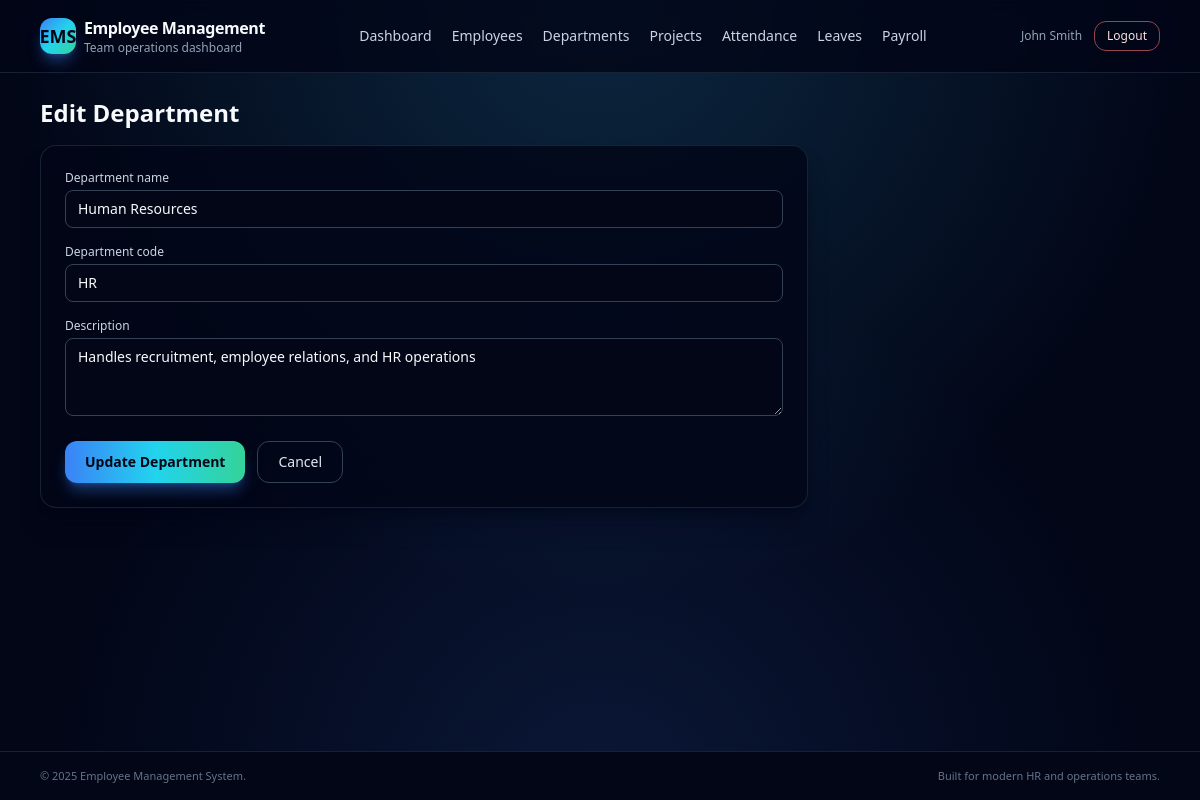
Screenshot of /actions/department_edit.php?id=1 (signed in) with the database file from the repository.
### tables this page shows
CREATE TABLE IF NOT EXISTS `departments` (
    `department_id` INT AUTO_INCREMENT PRIMARY KEY,
    `department_name` VARCHAR(100) NOT NULL UNIQUE,
    `department_code` VARCHAR(10) NOT NULL UNIQUE,
    `manager_id` INT NULL,
    `budget` DECIMAL(15,2) DEFAULT 0.00,
    `established_date` DATE,
    `description` TEXT,
    `created_at` TIMESTAMP DEFAULT CURRENT_TIMESTAMP,
    `updated_at` TIMESTAMP DEFAULT CURRENT_TIMESTAMP ON UPDATE CURRENT_TIMESTAMP
);

### includes/functions.php (called while the page is built, shortened)
<?php
function h($string) {
    return htmlspecialchars($string, ENT_QUOTES, 'UTF-8');
}

### actions/department_edit.php (the view, shortened to what this page needs)
<?php
require_once '../includes/functions.php';
require_once '../config/db.php';
$department_id = isset($_GET['id']) ? (int)$_GET['id'] : 0;
$stmt = $pdo->prepare('SELECT * FROM departments WHERE department_id = ?');
$stmt->execute([$department_id]);
$dept = $stmt->fetch();
include '../includes/header.php';
?>
<h2 class="text-2xl font-semibold mb-4">Edit Department</h2>
<div class="max-w-3xl">
  <form method="POST" class="rounded-2xl border border-slate-800/80 bg-slate-950/80 p-6 shadow-xl shadow-slate-950/40 text-sm">
    <div class="space-y-4">
      <div>
        <label for="department_name" class="block text-xs font-medium text-slate-300 mb-1">Department name</label>
        <input id="department_name" name="department_name" type="text" required
               class="w-full rounded-lg border border-slate-700 bg-slate-950 px-3 py-2 text-sm text-slate-50 placeholder:text-slate-500 focus:outline-none focus:ring-2 focus:ring-cyan-400 focus:border-transparent"
               value="<?= h($dept['department_name']) ?>">
      </div>
      <div>
        <label for="department_code" class="block text-xs font-medium text-slate-300 mb-1">Department code</label>
        <input id="department_code" name="department_code" type="text" maxlength="10" required
               class="w-full rounded-lg border border-slate-700 bg-slate-950 px-3 py-2 text-sm text-slate-50 placeholder:text-slate-500 focus:outline-none focus:ring-2 focus:ring-cyan-400 focus:border-transparent"
               value="<?= h($dept['department_code']) ?>">
      </div>
      <div>
        <label for="description" class="block text-xs font-medium text-slate-300 mb-1">Description</label>
        <textarea id="description" name="description" rows="3"
                  class="w-full rounded-lg border border-slate-700 bg-slate-950 px-3 py-2 text-sm text-slate-50 placeholder:text-slate-500 focus:outline-none focus:ring-2 focus:ring-cyan-400 focus:border-transparent"><?= h($dept['description'] ?? '') ?></textarea>
      </div>
    </div>
    <div class="mt-5 flex flex-wrap gap-3">
      <button type="submit"
              class="inline-flex items-center justify-center rounded-xl bg-gradient-to-r from-blue-500 via-cyan-400 to-emerald-400 px-5 py-2.5 text-sm font-semibold text-slate-950 shadow-lg shadow-blue-500/40 hover:shadow-blue-400/60 hover:translate-y-[1px] transition-all">
        Update Department
      </button>
      <a href="<?= BASE_PATH ?>/pages/departments.php" class="inline-flex items-center justify-center rounded-xl border border-slate-700 px-5 py-2.5 text-sm font-medium text-slate-200 hover:border-slate-400 hover:text-white transition-colors">
        Cancel
      </a>
    </div>
  </form>
</div>
<?php include '../includes/footer.php'; ?>

### rows the page displays
departments: department_name "Human Resources", department_code "HR", description "Handles recruitment, employee relations, and HR operations"

### other values shown
$_SESSION['name'] "John Smith"
